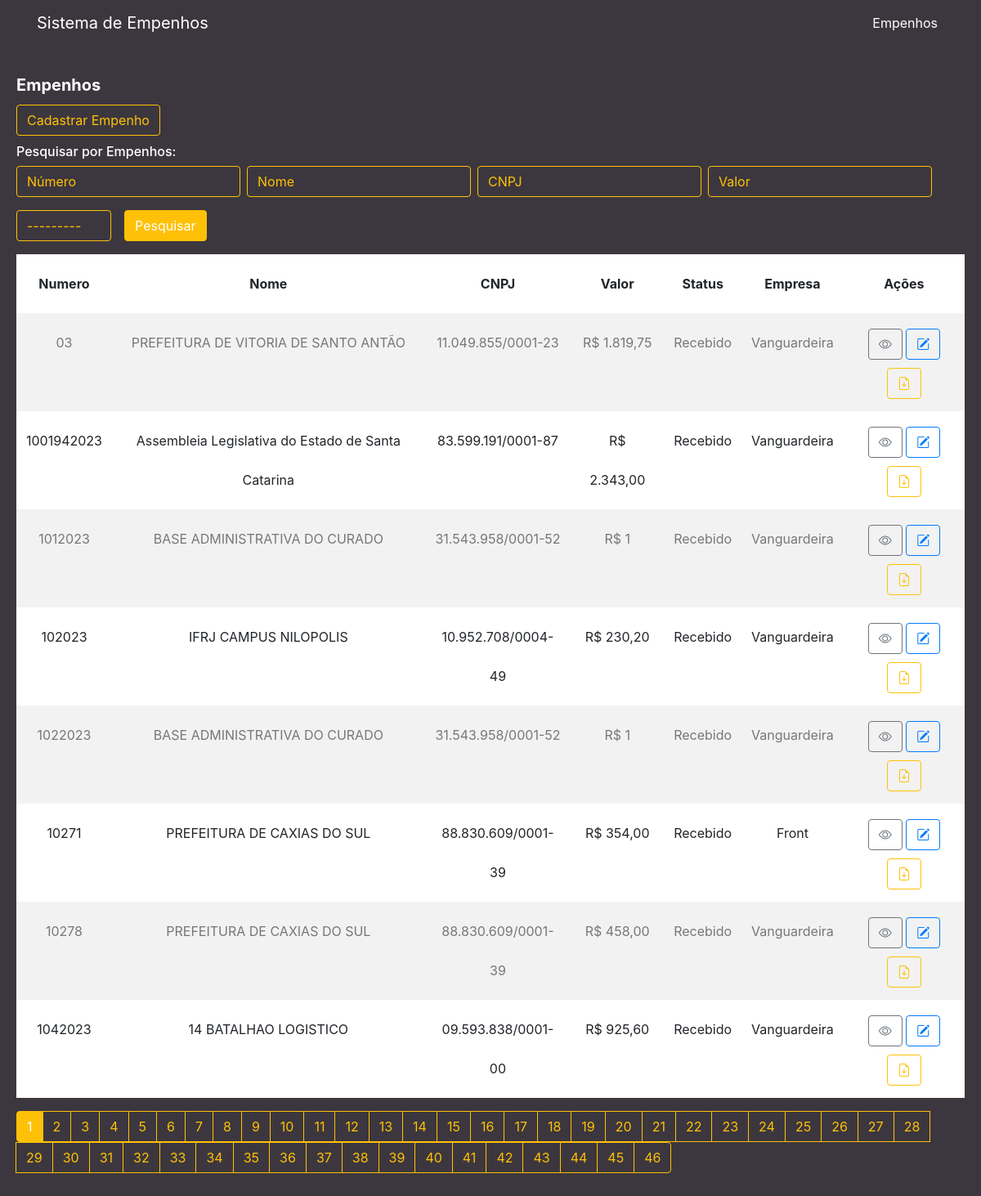
The app's page /, older data.
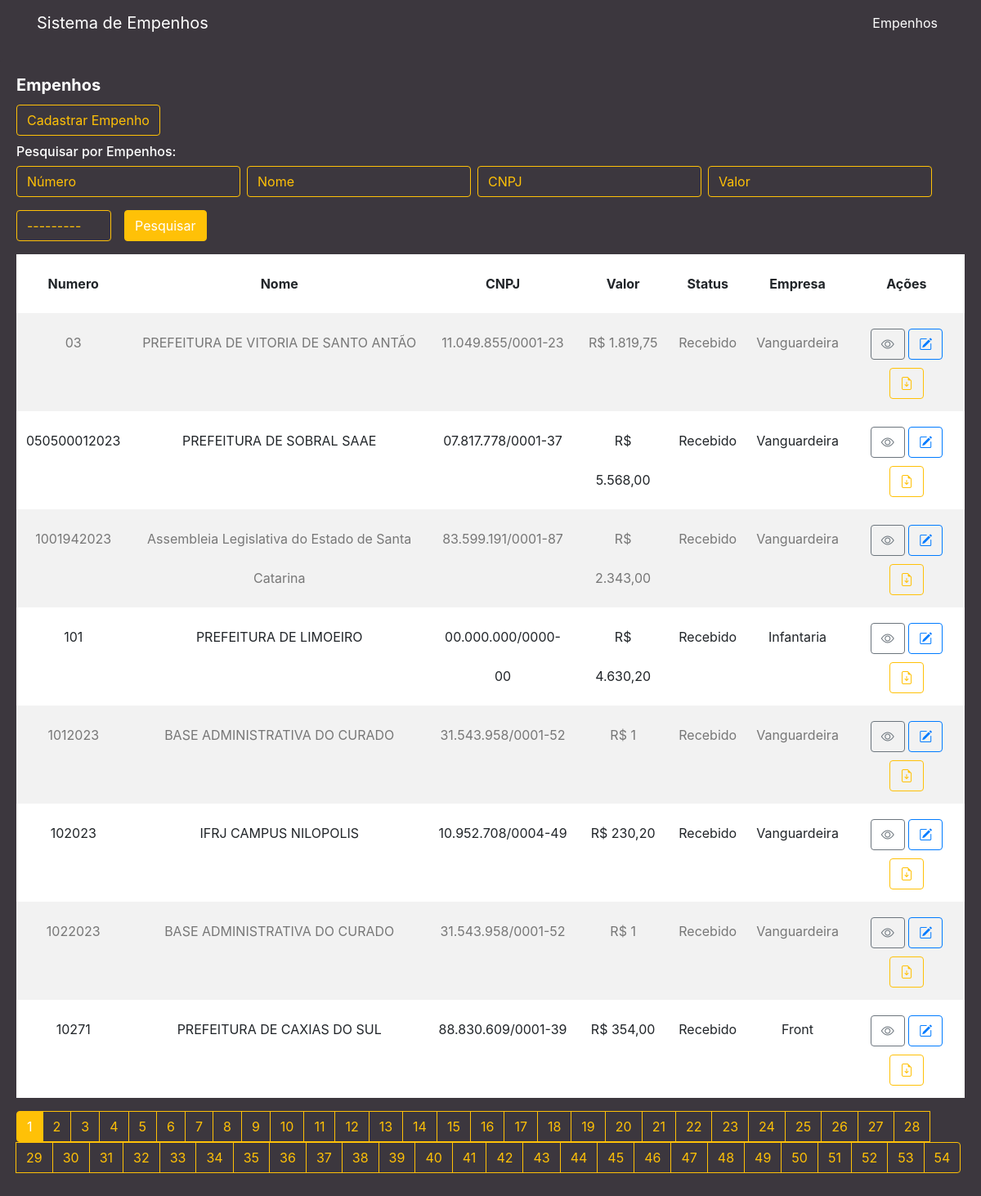
The same page, newer data.
### cliente/models.py (models this page shows, shortened)
class Cliente(models.Model):
    numero = models.CharField(max_length=255)
    nome = models.CharField(max_length=255)
    cnpj = models.CharField(max_length=255, blank=True)
    data_criacao = models.DateTimeField(default=timezone.now)
    categoria = models.ForeignKey(Categoria, on_delete=models.DO_NOTHING)
    empresa = models.ForeignKey(Empresa, on_delete=models.DO_NOTHING)
    empenho = models.FileField(upload_to='empenhos/')
    descricao = models.TextField(blank=True)
    valor = models.CharField(max_length=255)

class Categoria(models.Model):
    nome = models.CharField(max_length=255)
    def __str__(self):
        return self.nome

class Empresa(models.Model):
    nome = models.CharField(max_length=255)
    def __str__(self):
        return self.nome

### cliente/views.py (the view)
# urls.py: path('', views.cliente, name='cliente'),
def cliente(request):
    list_clientes = Cliente.objects.order_by('numero')
    myFilter = ClienteFilter(request.GET, queryset=list_clientes)
    list_clientes = myFilter.qs
    paginator = Paginator(list_clientes, 8)
    page = request.GET.get('page')
    list_clientes = paginator.get_page(page)
    return render(request, 'cliente/cliente.html', {'clientes': list_clientes, 'myFilter': myFilter})

### cliente/templates/cliente/cliente.html (shortened to what this page needs)
{% extends 'base.html' %}
{% load widget_tweaks %}
{% block conteudo %}
<div class="content mt-3">
    <div class="card">
        <div class="card-body">
            <h5 class="card-title">Empenhos</h5>
            <a class="btn btn-outline-primary mb-3" id="btn-cadastrar" href="{% url 'form' %}">Cadastrar Empenho</a>
            <div class="row">
                <div class="col">
                    <h6 class="card-subtitle mb-2 text-muted">Pesquisar por Empenhos:</h6>
                    <form method="get" class="form-inline">
                        <div class="form-group mb-3 mr-2">
                            {% render_field myFilter.form.numero placeholder="Número" class="form-control" id="id_numero" autocomplete="off" %}
                        </div>
                        <div class="form-group mb-3 mr-2">
                            {% render_field myFilter.form.nome placeholder="Nome" class="form-control" id="id_nome" autocomplete="off" %}
                        </div>
                        <div class="form-group mb-3 mr-2">
                            {% render_field myFilter.form.cnpj placeholder="CNPJ" class="form-control" id="id_cnpj" autocomplete="off" %}
                        </div>
                        <div class="form-group mb-3 mr-2">
                            {% render_field myFilter.form.valor placeholder="Valor" class="form-control" id="valor" autocomplete="off" %}
                        </div>
                        <div class="form-group mb-3 mr-2">
                            {% render_field myFilter.form.categoria class="form-control" id="id_categoria" autocomplete="off" %}
                        </div>
                        <button class="btn btn-primary ml-2 mb-3" id="btn-pesquisar" type="submit">Pesquisar</button>
                    </form>
                </div>
            </div>
            <table class="table table-striped ">
                <thead>
                    <tr>
                        <th scope="col" class="text-center">Numero</th>
                        <th scope="col" class="text-center">Nome</th>
                        <th scope="col" class="text-center">CNPJ</th>
                        <th scope="col" class="text-center">Valor</th>
                        <th scope="col" class="text-center">Status</th>
                        <th scope="col" class="text-center">Empresa</th>
                        <th scope="col" class="text-center">Ações</th>
                    </tr>
                </thead>
                <tbody>
                    {% for cliente in clientes %}
                    <tr>
                        <td class="text-center">{{ cliente.numero }}</td>
                        <td class="text-center">{{ cliente.nome }}</td>
                        <td class="text-center">{{ cliente.cnpj }}</td>
                        <td class="text-center">R$ {{ cliente.valor }}</td>
                        <td class="text-center">{{ cliente.categoria }}</td>
                        <td class="text-center">{{ cliente.empresa }}</td>
                        <td class="text-center">
                            <a href="/cliente/detalhe/{{ cliente.id }}" class="btn btn-outline-secondary"><i class="bi bi-eye"></i></a>
                            <a href="/cliente/edit/{{ cliente.id }}/" class="btn btn-outline-primary"><i class="bi bi-pencil-square"></i></a>
                            <a href="{{ cliente.empenho.url }}" download class="btn btn-outline-warning" target="_blank"><i class="bi bi-file-earmark-arrow-down"></i></a>
                        </td>
                    </tr>
                    {% endfor %}
                </tbody>
            </table>
            <nav aria-label="Page navigation example">
                <ul class="pagination">
                    {% for pagina in clientes.paginator.page_range %}
                    {% if clientes.number == pagina %}
                    <li class="page-item active">
                        <a class="page-link" href="?page={{pagina}}">{{pagina}}</a>
                    </li>
                    {% else %}
                    <li class="page-item">
                        <a class="page-link" href="?page={{pagina}}">{{pagina}}</a>
                    </li>
                    {% endif %}
                    {% endfor %}
                </ul>
            </nav>
        </div>
    </div>
</div>
{% endblock %}

### templates/base.html (shortened to what this page needs)
{% load static %}
<!DOCTYPE html>
<html lang="pt-br">
<head>
  {% include 'partials/_head.html' %}
</head>
<body>
  {% include 'partials/_nav.html' %}
  {% block conteudo %}{% endblock %}
</body>
</html>

### templates/partials/_head.html (shortened to what this page needs)
{% load static %}
<link href="https://cdn.jsdelivr.net/npm/bootstrap@5.3.0-alpha1/dist/css/bootstrap.min.css" rel="stylesheet">
<link href="{% static 'vendor/bootstrap/css/bootstrap.min.css' %}" rel="stylesheet">
<link rel="stylesheet" href="{% static 'vendor/css/style.css' %}">
<link rel="stylesheet" href="https://cdn.jsdelivr.net/npm/bootstrap-icons@1.10.3/font/bootstrap-icons.css">

### templates/partials/_nav.html (shortened to what this page needs)
{% load static %}
<nav class="navbar navbar-expand-lg navbar-dark bg-dark static-top">
    <div class="container">
      <a class="navbar-brand" href="#">Sistema de Empenhos</a>
      <div class="collapse navbar-collapse" id="navbarResponsive">
        <ul class="navbar-nav ml-auto">
          <li class="nav-item">
            <a class="nav-link active" href="{% url 'cliente' %}">Empenhos</a>
          </li>
        </ul>
      </div>
    </div>
  </nav>

Row changes from the older to the newer data that the page shows:
no longer on this page (row unchanged): Cliente: numero "10278", nome "PREFEITURA DE CAXIAS DO SUL", cnpj "88.830.609/0001-39", valor "458,00", categoria "Recebido", empresa "Vanguardeira"
no longer on this page (row unchanged): Cliente: numero "1042023", nome "14 BATALHAO LOGISTICO", cnpj "09.593.838/0001-00", valor "925,60", categoria "Recebido", empresa "Vanguardeira"
added Cliente: numero "050500012023", nome "PREFEITURA DE SOBRAL SAAE", cnpj "07.817.778/0001-37", valor "5.568,00", categoria "Recebido", empresa "Vanguardeira"
added Cliente: numero "101", nome "PREFEITURA DE LIMOEIRO", cnpj "00.000.000/0000-00", valor "4.630,20", categoria "Recebido", empresa "Infantaria"
Text that changed along with them:
new list line: "47"
new list line: "48"
new list line: "49"
new list line: "50"
new list line: "51"
new list line: "52"
new list line: "53"
new list line: "54"
